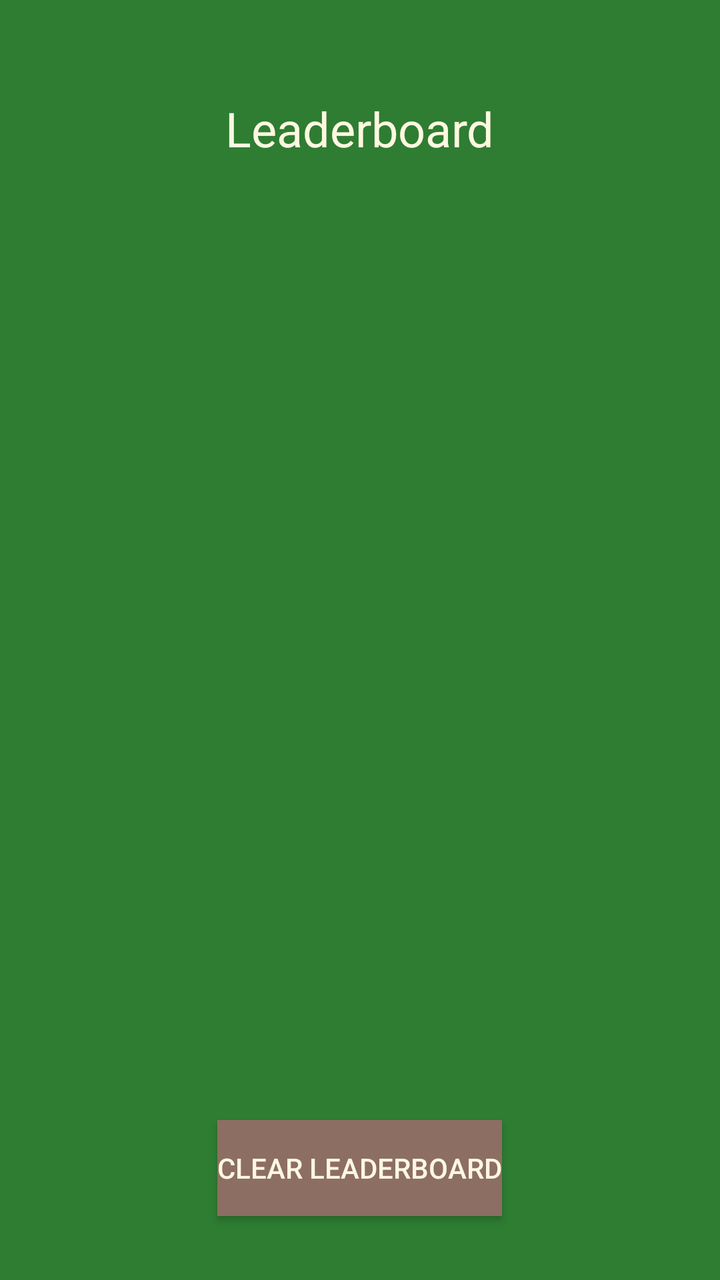
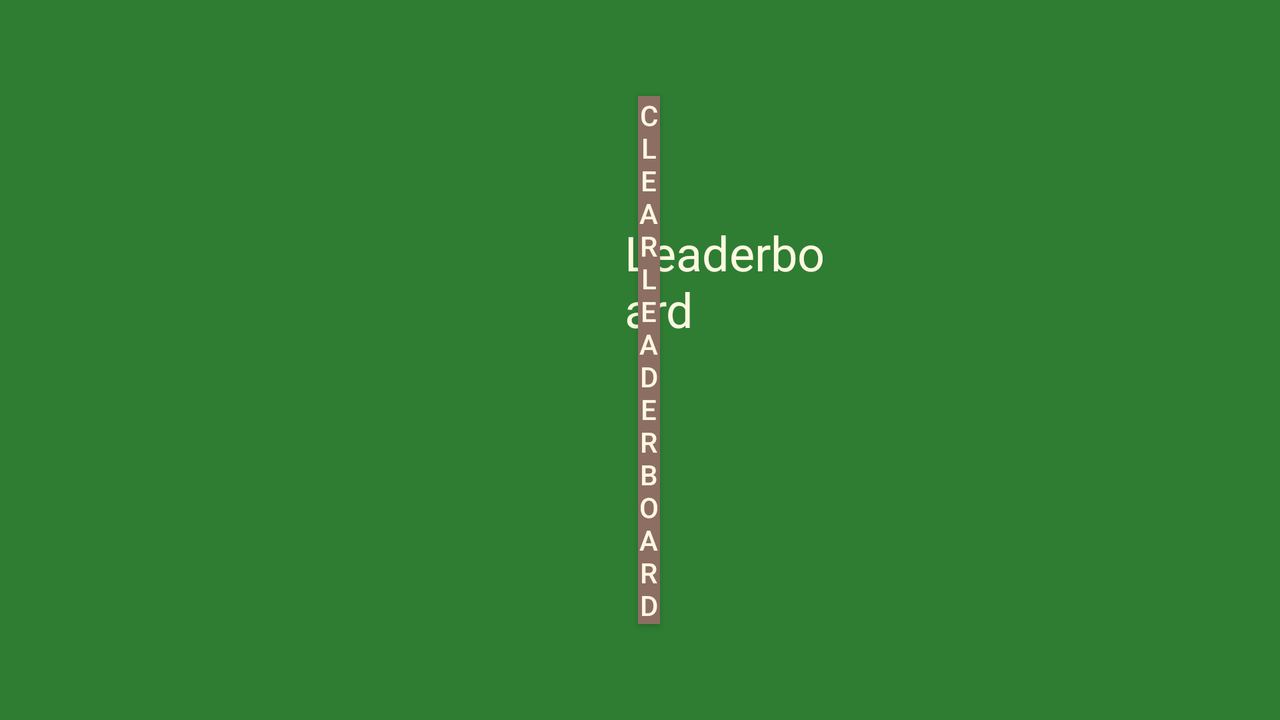

One screen, two layout resources from the same app: the default and the author's alternative for another configuration. Each is rendered where Android would select it; the XML of both is given below.
<!-- AndroidManifest.xml: application theme AppTheme -->
<!-- res/layout/activity_leaderboard.xml -->
<?xml version="1.0" encoding="utf-8"?>
<RelativeLayout xmlns:android="http://schemas.android.com/apk/res/android"
    android:layout_width="match_parent"
    android:layout_height="match_parent"
    android:background="@color/forest_green"
    android:padding="16dp">

    <TextView
        android:id="@+id/leaderboardTitleTextView"
        android:layout_width="wrap_content"
        android:layout_height="wrap_content"
        android:layout_centerHorizontal="true"
        android:layout_marginTop="32dp"
        android:text="Leaderboard"
        android:textColor="@color/soft_beige"
        android:textSize="24sp" />

    <androidx.recyclerview.widget.RecyclerView
        android:id="@+id/leaderboardRecyclerView"
        android:layout_width="match_parent"
        android:layout_height="0dp"
        android:layout_below="@id/leaderboardTitleTextView"
        android:layout_above="@id/clearLeaderboardButton"
        android:layout_marginTop="16dp"
        android:layout_marginBottom="16dp" />

    <Button
        android:id="@+id/clearLeaderboardButton"
        android:layout_width="wrap_content"
        android:layout_height="wrap_content"
        android:layout_alignParentBottom="true"
        android:layout_centerHorizontal="true"
        android:layout_marginBottom="16dp"
        android:background="@color/warm_brown"
        android:text="Clear Leaderboard"
        android:textColor="@color/soft_beige" />

</RelativeLayout>
<!-- resources referenced by this layout -->
<resources>
  <color name="forest_green">#2E7D32</color>
  <color name="soft_beige">#FFF8E1</color>
  <color name="warm_brown">#8D6E63</color>
  <style name="AppTheme" parent="Theme.AppCompat.Light.DarkActionBar">
          <item name="colorPrimary">@color/forest_green</item>
          <item name="colorPrimaryDark">@color/darker_green</item>
          <item name="colorAccent">@color/warm_brown</item>
      </style>
  <color name="darker_green">#1B5E20</color>
</resources>
<!-- res/layout-land/activity_leaderboard.xml (the author's variant of the layout above) -->
<!-- drawn on the phone turned sideways -->
<?xml version="1.0" encoding="utf-8"?>
<RelativeLayout xmlns:android="http://schemas.android.com/apk/res/android"
    android:layout_width="match_parent"
    android:layout_height="match_parent"
    android:background="@color/forest_green"
    android:padding="16dp">

    <TextView
        android:id="@+id/leaderboardTitleTextView"
        android:layout_width="204dp"
        android:layout_height="wrap_content"
        android:layout_alignStart="@+id/clearLeaderboardButton"
        android:layout_alignEnd="@+id/clearLeaderboardButton"
        android:layout_alignParentTop="true"
        android:layout_marginStart="-7dp"
        android:layout_marginTop="94dp"
        android:layout_marginEnd="-94dp"
        android:text="Leaderboard"
        android:textColor="@color/soft_beige"
        android:textSize="24sp" />

    <androidx.recyclerview.widget.RecyclerView
        android:id="@+id/leaderboardRecyclerView"
        android:layout_width="match_parent"
        android:layout_height="0dp"
        android:layout_above="@id/clearLeaderboardButton"
        android:layout_below="@id/leaderboardTitleTextView"
        android:layout_alignParentStart="true"
        android:layout_alignParentEnd="true"
        android:layout_marginStart="16dp"
        android:layout_marginTop="16dp"
        android:layout_marginEnd="16dp"
        android:layout_marginBottom="16dp" />

    <Button
        android:id="@+id/clearLeaderboardButton"
        android:layout_width="182dp"
        android:layout_height="wrap_content"
        android:layout_alignParentStart="true"
        android:layout_alignParentEnd="true"
        android:layout_alignParentBottom="true"
        android:layout_marginStart="303dp"
        android:layout_marginEnd="294dp"
        android:layout_marginBottom="32dp"
        android:background="@color/warm_brown"
        android:text="Clear Leaderboard"
        android:textColor="@color/soft_beige" />

</RelativeLayout>
